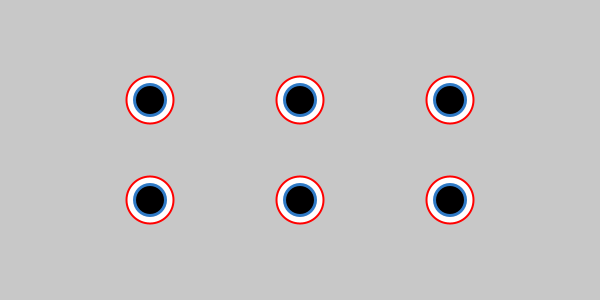
Frame 1 (no input)
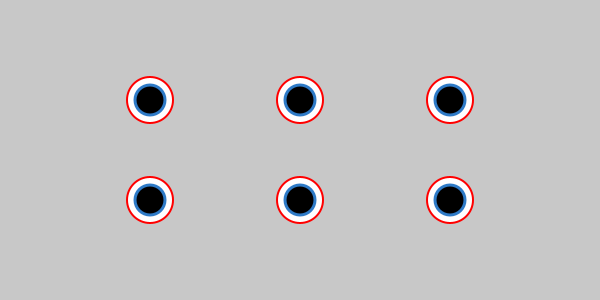
Frame 60 (the mouse pressed at the canvas centre just before this capture)
Frame 120 (the mouse held since frame 60 and released just before this capture): identical to frame 60, image omitted

The Processing sketch that drew these frames (run headless with seeded random() and noise(); from frame 60 on, the mouse is pressed at the canvas centre):

// Processing sketch: grey_circles_black
// ── grey_circles_black.pde
void setup(){
  size(600,300);
  background(200);

  third = width/4.0;
  circle_radius = 27.0;
  pulsate  = true;
}

float circle_radius;
float third = 0.0;

boolean pulsate;

void draw(){
  noStroke();
  background(200);
  
  if(pulsate){
    circle_radius +=1.0;
  }
  else{
    circle_radius -= 1.0;
  }
  if (circle_radius == 32.0 || circle_radius == 27.0){
    pulsate = !pulsate;
  }

  for(float position = 1.0; position < 4; position++){
    for(float height_pos = 1.0; height_pos <= 2.0; height_pos++){
      fill(255, 0, 0); // red
      ellipse( position*third, height_pos*height/3.0 , circle_radius+21, circle_radius+21);
      
      fill(255); // white
      ellipse( position*third, height_pos*height/3.0, circle_radius+17, circle_radius+17);
  
      fill(46,122,198); // blue
      ellipse( position*third, height_pos*height/3.0, circle_radius+6, circle_radius+6);
      
      fill(0); // black
      ellipse( position*third, height_pos*height/3.0, circle_radius, circle_radius);
    }
  }
}
